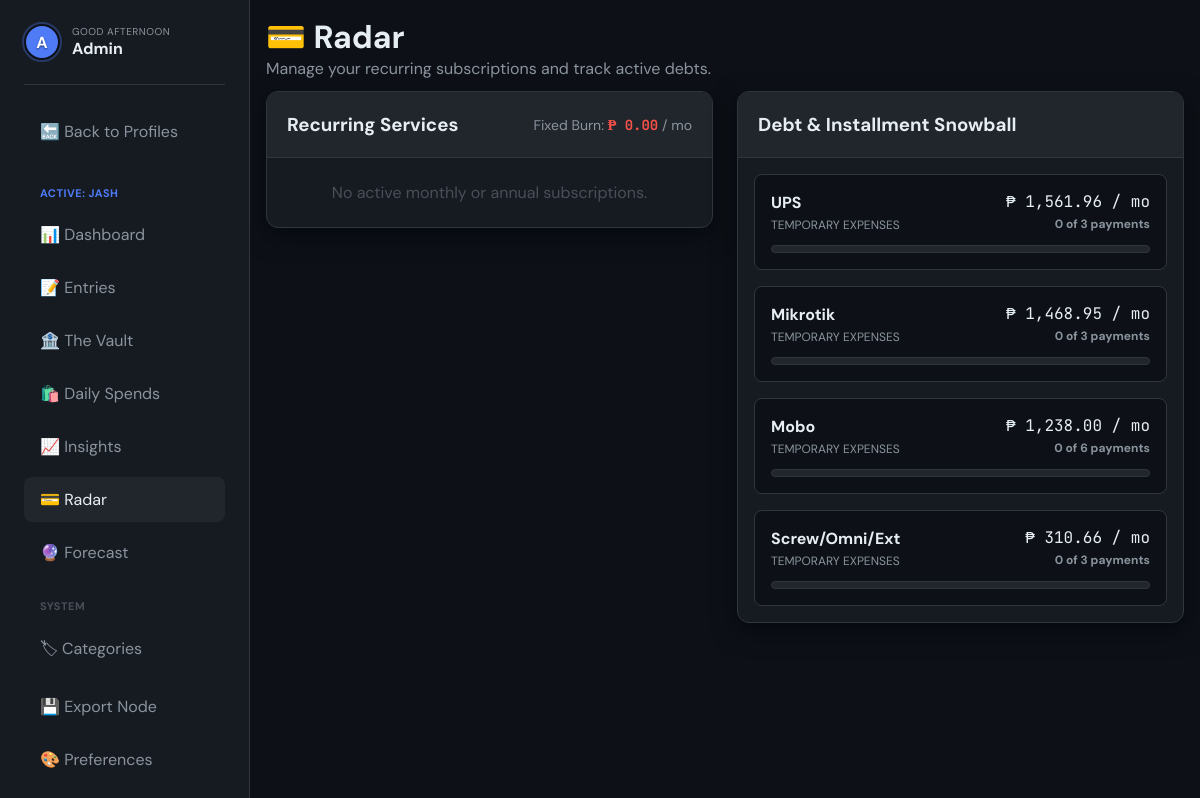
/radar/1 (signed in), run on the app's committed database.
### tables this page shows
CREATE TABLE profiles (
    id INT UNSIGNED AUTO_INCREMENT PRIMARY KEY,
    name VARCHAR(100) NOT NULL,
    currency VARCHAR(10) DEFAULT '₱',
    color VARCHAR(7) DEFAULT '#4F7BF7',
    pay_schedule ENUM('semi_monthly','weekly','bi_weekly','monthly','quarterly','semi_annual','annual') DEFAULT 'semi_monthly',
    pay_day_1 TINYINT UNSIGNED DEFAULT 15,
    pay_day_2 TINYINT UNSIGNED DEFAULT 30,
    weekly_day TINYINT UNSIGNED DEFAULT 5,
    base_income DECIMAL(12,2) DEFAULT 0.00,
    notes TEXT,
    created_at TIMESTAMP DEFAULT CURRENT_TIMESTAMP,
    updated_at TIMESTAMP DEFAULT CURRENT_TIMESTAMP ON UPDATE CURRENT_TIMESTAMP
);

CREATE TABLE entries (
    id INT UNSIGNED AUTO_INCREMENT PRIMARY KEY,
    profile_id INT UNSIGNED NOT NULL,
    category_id INT UNSIGNED NOT NULL,
    name VARCHAR(150) NOT NULL,
    amount DECIMAL(12,2) NOT NULL DEFAULT 0.00,
    type ENUM('inflow','outflow') NOT NULL,
    is_active BOOLEAN DEFAULT TRUE,
    notes TEXT,
    created_at TIMESTAMP DEFAULT CURRENT_TIMESTAMP,
    updated_at TIMESTAMP DEFAULT CURRENT_TIMESTAMP ON UPDATE CURRENT_TIMESTAMP,
    FOREIGN KEY (profile_id) REFERENCES profiles(id) ON DELETE CASCADE,
    FOREIGN KEY (category_id) REFERENCES categories(id) ON DELETE RESTRICT
);

CREATE TABLE categories (
    id INT UNSIGNED AUTO_INCREMENT PRIMARY KEY,
    profile_id INT UNSIGNED NOT NULL,
    name VARCHAR(100) NOT NULL,
    type ENUM('inflow','outflow','savings') NOT NULL DEFAULT 'outflow',
    color VARCHAR(7) DEFAULT '#888888',
    icon VARCHAR(50) DEFAULT 'tag',
    sort_order SMALLINT DEFAULT 0,
    created_at TIMESTAMP DEFAULT CURRENT_TIMESTAMP,
    FOREIGN KEY (profile_id) REFERENCES profiles(id) ON DELETE CASCADE
);

CREATE TABLE entry_frequencies (
    id INT UNSIGNED AUTO_INCREMENT PRIMARY KEY,
    entry_id INT UNSIGNED NOT NULL,
    frequency_type ENUM('weekly','bi_weekly','semi_monthly','monthly','quarterly','semi_annual','annual','custom_months','one_time') NOT NULL,
    specific_day TINYINT UNSIGNED,
    specific_date DATE,
    is_first_half BOOLEAN DEFAULT TRUE,
    start_date DATE,
    end_date DATE,
    total_months TINYINT UNSIGNED,
    months_paid TINYINT UNSIGNED DEFAULT 0,
    repeat_on_months JSON,
    created_at TIMESTAMP DEFAULT CURRENT_TIMESTAMP,
    FOREIGN KEY (entry_id) REFERENCES entries(id) ON DELETE CASCADE
);

### views/radar/index.php (the view, shortened to what the rows shown need)
<header class="top-bar">
    <div class="top-bar-left">
        <h1>💳 Radar</h1>
        <p style="color: var(--text-secondary);">Manage your recurring subscriptions and track active debts.</p>
    </div>
</header>
<div style="display: grid; grid-template-columns: 1fr 1fr; gap: 24px; align-items: start;">
    <div class="card" style="padding: 0; overflow: hidden;">
        <div style="padding: 20px; border-bottom: 1px solid var(--border); background: var(--bg-elevated); display: flex; justify-content: space-between; align-items: center;">
            <h3 style="margin: 0;">Recurring Services</h3>
            <span style="font-size: 14px; color: var(--text-secondary);">
                Fixed Burn: <strong style="color: var(--accent-red); font-family: 'JetBrains Mono';"><?= $profile['currency'] ?> <?= number_format($monthlyFixed, 2) ?></strong> / mo
            </span>
        </div>
        <div style="display: flex; flex-direction: column;">
            <?php if(empty($subscriptions)): ?>
                <div style="padding: 24px; text-align: center; color: var(--text-muted);">No active monthly or annual subscriptions.</div>
            <?php endif; ?>
        </div>
    </div>
    <div class="card" style="padding: 0; overflow: hidden;">
        <div style="padding: 20px; border-bottom: 1px solid var(--border); background: var(--bg-elevated);">
            <h3 style="margin: 0;">Debt & Installment Snowball</h3>
        </div>
        <div style="padding: 16px; display: flex; flex-direction: column; gap: 16px;">
            <?php if(empty($debts)): ?>
                <div style="padding: 24px; text-align: center; color: var(--text-muted);">You are entirely debt-free in the tracker. Excellent!</div>
            <?php else: ?>
                <?php foreach($debts as $debt):
                    $monthsTotal = (int)$debt['total_months'];
                    $monthsPaid = (int)$debt['months_paid'];
                ?>
                <div style="background: var(--bg-primary); border: 1px solid var(--border); border-radius: 8px; padding: 16px;">
                    <div style="display: flex; justify-content: space-between; align-items: center; margin-bottom: 12px;">
                        <div>
                            <span style="font-weight: bold; font-size: 16px;"><?= htmlspecialchars($debt['name']) ?></span>
                            <span style="display: block; font-size: 12px; color: var(--text-secondary); margin-top: 4px;"><?= htmlspecialchars($debt['category_name']) ?></span>
                        </div>
                        <div style="text-align: right;">
                            <span class="amount outflow" style="display: block; font-size: 16px;"><?= $profile['currency'] ?> <?= number_format($debt['amount'], 2) ?> / mo</span>
                            <span style="font-size: 12px; color: var(--text-secondary); font-weight: bold;"><?= $monthsPaid ?> of <?= $monthsTotal ?> payments</span>
                        </div>
                    </div>
                    <div class="progress-bg" style="height: 8px; border-radius: 4px; background: var(--bg-elevated); overflow: hidden;">
                    </div>
                </div>
                <?php endforeach; ?>
            <?php endif; ?>
        </div>
    </div>
</div>

### core/Router.php (shortened to what the rows shown need)
<?php
class Router {
    private array $routes = [];
    public function get(string $path, string $handler): void {
        $this->routes['GET'][$path] = $handler;
    }
    public function post(string $path, string $handler): void {
        $this->routes['POST'][$path] = $handler;
    }
    public function dispatch(string $uri, string $method): void {
        $uri = parse_url($uri, PHP_URL_PATH);
        $uri = rtrim($uri, '/') ?: '/';
        foreach ($this->routes[$method] as $route => $handler) {
            $pattern = preg_replace('/\{([a-zA-Z0-9_]+)\}/', '(?P<$1>[a-zA-Z0-9_-]+)', $route);
            $pattern = "#^" . $pattern . "$#";
            if (preg_match($pattern, $uri, $matches)) {
                $params = array_filter($matches, 'is_string', ARRAY_FILTER_USE_KEY);
                [$controllerName, $action] = explode('@', $handler);
                $controllerClass = "controllers\\" . $controllerName;
                if (class_exists($controllerClass)) {
                    $controller = new $controllerClass();
                    if (method_exists($controller, $action)) {
                        call_user_func_array([$controller, $action], $params);
                        return;
                    }
                }
            }
        }
    }
}

### views/layout/nav.php (shortened to what the rows shown need)
<?php
$basePath = rtrim(dirname($_SERVER['SCRIPT_NAME']), '/\\');
$pid = $profile['id'] ?? ($profile_id ?? 0);
$isLoggedIn = isset($_SESSION['user_id']);
$uri = $_SERVER['REQUEST_URI'];
?>
<?php if ($isLoggedIn): ?>
<nav class="sidebar">
    <div class="sidebar-header" style="flex-direction: column; align-items: flex-start; gap: 16px; padding-bottom: 24px; border-bottom: 1px solid var(--border); width: 100%;">
        <?php $userName = $_SESSION['user_name'] ?? 'User'; ?>
        <div style="display: flex; align-items: center; justify-content: space-between; width: 100%;">
            <div style="display: flex; align-items: center; gap: 12px;">
                <div class="profile-badge" style="background: <?= htmlspecialchars($profile['color'] ?? '#4F7BF7') ?>; width: 36px; height: 36px; border: 2px solid var(--bg-primary); outline: 2px solid <?= htmlspecialchars($profile['color'] ?? '#4F7BF7') ?>50; display: flex; align-items: center; justify-content: center; font-weight: bold; font-size: 16px; color: #fff; text-shadow: 0 1px 2px rgba(0,0,0,0.5);">
                    <?= strtoupper(substr($userName, 0, 1)) ?>
                </div>
                <div>
                    <?php
                    $hour = date('H');
                    $greeting = 'Good Evening';
                    if ($hour < 12) $greeting = 'Good Morning';
                    elseif ($hour < 18) $greeting = 'Good Afternoon';
                    ?>
                    <span style="display: block; font-size: 10px; color: var(--text-secondary); text-transform: uppercase; letter-spacing: 0.5px;"><?= $greeting ?></span>
                    <h2 style="font-size: 16px; margin: 0; white-space: nowrap; overflow: hidden; text-overflow: ellipsis; max-width: 120px;"><?= htmlspecialchars($userName) ?></h2>
                </div>
            </div>
        </div>
    </div>
    <ul class="nav-links">
        <?php if (!$pid): ?>
            <li style="margin-top: 4px; margin-bottom: 4px; font-size: 11px; text-transform: uppercase; color: var(--text-muted); padding-left: 16px; font-weight: bold; letter-spacing: 0.5px;">Global Portfolio</li>
            <li><a href="<?= $basePath ?>/" class="nav-item <?= $uri === $basePath . '/' ? 'active' : '' ?>">🌍 All Profiles</a></li>
            <li style="margin-top: 16px; margin-bottom: 4px; font-size: 11px; text-transform: uppercase; color: var(--text-muted); padding-left: 16px; font-weight: bold; letter-spacing: 0.5px;">Financial Toolbox</li>
            <li><a href="<?= $basePath ?>/tools/compound" class="nav-item <?= strpos($uri, '/tools/compound') !== false ? 'active' : '' ?>">📈 Compound Forecaster</a></li>
            <li><a href="<?= $basePath ?>/tools/loan" class="nav-item <?= strpos($uri, '/tools/loan') !== false ? 'active' : '' ?>">🚗 Loan Sandbox</a></li>
            <li style="margin-top: 16px; margin-bottom: 4px; font-size: 11px; text-transform: uppercase; color: var(--text-muted); padding-left: 16px; font-weight: bold; letter-spacing: 0.5px;">System Security</li>
            <li><a href="<?= $basePath ?>/system/security" class="nav-item <?= strpos($uri, '/system/security') !== false ? 'active' : '' ?>">🛡️ System Security</a></li>
            <li><a href="<?= $basePath ?>/account" class="nav-item <?= strpos($uri, '/account') !== false ? 'active' : '' ?>">👤 Account Management</a></li>
        <?php else: ?>
            <li><a href="<?= $basePath ?>/" class="nav-item" style="color: var(--text-secondary);">🔙 Back to Profiles</a></li>
            <li style="margin-top: 24px; margin-bottom: 4px; font-size: 11px; text-transform: uppercase; color: <?= htmlspecialchars($profile['color'] ?? 'var(--accent-blue)') ?>; padding-left: 16px; font-weight: bold; letter-spacing: 0.5px;">Active: <?= htmlspecialchars($profile['name'] ?? '') ?></li>
            <li><a href="<?= $basePath ?>/dashboard/<?= $pid ?>" class="nav-item <?= strpos($uri, '/dashboard') !== false ? 'active' : '' ?>">📊 Dashboard</a></li>
            <li><a href="<?= $basePath ?>/entries/<?= $pid ?>" class="nav-item <?= strpos($uri, '/entries') !== false ? 'active' : '' ?>">📝 Entries</a></li>
            <li><a href="<?= $basePath ?>/vault/<?= $pid ?>" class="nav-item <?= strpos($uri, '/vault') !== false ? 'active' : '' ?>">🏦 The Vault</a></li>
            <li><a href="<?= $basePath ?>/shopping/<?= $pid ?>" class="nav-item <?= strpos($uri, '/shopping') !== false ? 'active' : '' ?>">🛍️ Daily Spends</a></li>
            <li><a href="<?= $basePath ?>/insights/<?= $pid ?>" class="nav-item <?= strpos($uri, '/insights') !== false ? 'active' : '' ?>">📈 Insights</a></li>
            <li><a href="<?= $basePath ?>/radar/<?= $pid ?>" class="nav-item <?= strpos($uri, '/radar') !== false ? 'active' : '' ?>">💳 Radar</a></li>
            <li><a href="<?= $basePath ?>/forecast/<?= $pid ?>" class="nav-item <?= strpos($uri, '/forecast') !== false ? 'active' : '' ?>">🔮 Forecast</a></li>
            <li style="margin-top: 16px; margin-bottom: 4px; font-size: 11px; text-transform: uppercase; color: var(--text-muted); padding-left: 16px; font-weight: bold; letter-spacing: 0.5px;">System</li>
            <li><a href="<?= $basePath ?>/categories/<?= $pid ?>" class="nav-item <?= strpos($uri, '/categories') !== false ? 'active' : '' ?>">🏷 Categories</a></li>
            <li><a href="<?= $basePath ?>/backups/<?= $pid ?>" class="nav-item <?= strpos($uri, '/backups') !== false ? 'active' : '' ?>">💾 Export Node</a></li>
            <li><a href="<?= $basePath ?>/preferences/<?= $pid ?>" class="nav-item <?= strpos($uri, '/preferences') !== false ? 'active' : '' ?>">🎨 Preferences</a></li>
        <?php endif; ?>
    </ul>
</nav>
<?php endif; ?>
<main class="main-content" style="<?= !$isLoggedIn ? 'margin-left: 0; display: flex; flex-direction: column; align-items: center; justify-content: center; min-height: 100vh;' : '' ?>">

### data on the page
profiles: name "JASH", currency "₱"
entries: name "UPS", category.name "TEMPORARY EXPENSES", profile.currency "₱", amount "1,561.96", entry_frequencies.months_paid "0", entry_frequencies.total_months "3"
entries: name "Mikrotik", category.name "TEMPORARY EXPENSES", profile.currency "₱", amount "1,468.95", entry_frequencies.months_paid "0", entry_frequencies.total_months "3"
entries: name "Mobo", category.name "TEMPORARY EXPENSES", profile.currency "₱", amount "1,238.00", entry_frequencies.months_paid "0", entry_frequencies.total_months "6"
entries: name "Screw/Omni/Ext", category.name "TEMPORARY EXPENSES", profile.currency "₱", amount "310.66", entry_frequencies.months_paid "0", entry_frequencies.total_months "3"
